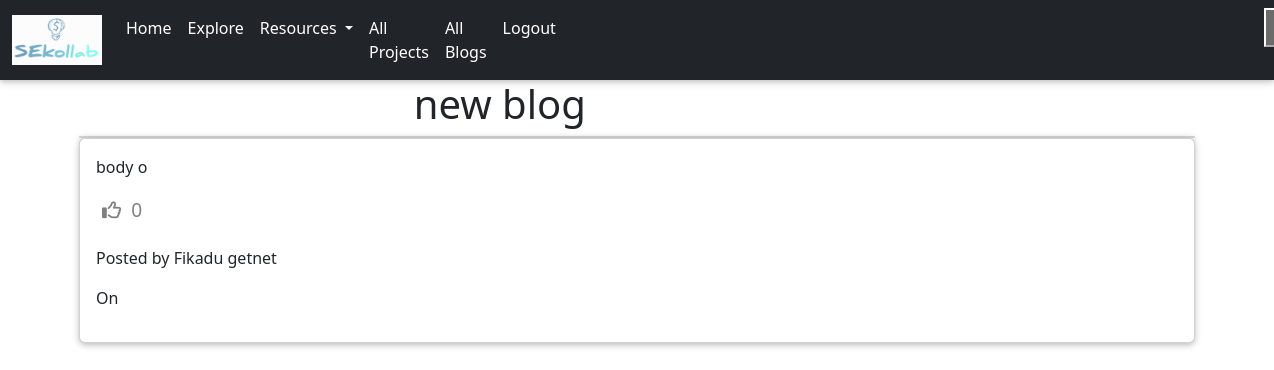
Page /blogs/2 (signed in) on the committed database.
### models.py (models this page shows)
class Blog(db.Model):
    __tablename__ = "blogs"
    id = Column(Integer, primary_key=True, autoincrement=True)
    user_id = Column(Integer, ForeignKey('users.id'))
    title = Column(String, nullable=False)
    subtitle = Column(String, nullable=False)
    content = Column(String, nullable=False)
    blog_image = Column(String)
    like = Column(Integer, nullable=False, default=0)
    date = Column(String, default=datetime.date.today().strftime("%B %d, %Y"))
    author = relationship("User", back_populates="blogs")
    user = relationship("User", back_populates="blogs")

class User(UserMixin, db.Model):
    __tablename__ = "users"
    id = Column(Integer, primary_key=True, autoincrement=True)
    email = Column(String(100), unique=True)
    username = Column(String)
    fname = Column(String(30), nullable=False)
    lname = Column(String(30), nullable=False)
    profile_photo = Column(String)
    about_me = Column(String, nullable=False)
    phone_number = Column(String(11), nullable=False)
    age = Column(String(11), nullable=False)
    status = Column(String, nullable=False)
    skills = Column(String, nullable=False)
    portfolio = Column(String)
    password = Column(String(100))
    date = Column(String, nullable=False, default=datetime.date.today().strftime("%B %d, %Y"))
    is_active = db.Column(db.Boolean, default=True)
    country = Column(String, nullable=False)
    City = Column(String, nullable=False)
    twitter = Column(String)
    github = Column(String)
    education_status = Column(String)
    employment_status=Column(String, nullable=False)
    blogs = relationship("Blog", back_populates="author")
    comments = relationship("Userscomment", back_populates="user")
    liked_blogs = relationship("Blog", secondary='liked_blogs', backref='liking_users')
    collabration = relationship("Collabration", back_populates="user")
    followers = relationship("Follower", foreign_keys="[Follower.user_id]",back_populates="followed_user")
    following = relationship("Follower", foreign_keys="[Follower.follower_id]", back_populates="follower")
    interests = relationship("Interest", back_populates="user")

### main.py (the view)
@app.route("/blogs/<id>", methods=["GET"])
@login_required
def Specficblog(id):
    blog = Blog.query.filter_by(id=id).first()
    user = User.query.filter_by(id=blog.user_id).first()
    liked = LikedBlog.query.filter_by(user_id=current_user.id, blog_id=blog.id).first()
    return render_template("specficblog.html", blog=blog, user=user, liked=liked)

### main.py (called while the page is built)
@login_manager.user_loader
def load_user(user_id):
    return User.query.get(int(user_id))

### templates/specficblog.html (shortened to what this page needs)
<!DOCTYPE html>
<html lang="en">
<head>
  <link rel="stylesheet" href="https://use.fontawesome.com/releases/v5.11.2/css/all.css">
  <link href="../static/css/bootstrap.min.css" rel="stylesheet">
  <link href="../static/css/mdb.min.css" rel="stylesheet">
  <link href="../static/css/style.min.css" rel="stylesheet">
        <link href="https://cdn.jsdelivr.net/npm/bootstrap@5.3.3/dist/css/bootstrap.min.css" rel="stylesheet">
</head>
<body >
{% include "navigationloggedin.html" %}
  <main class="mt- pt-0" >
    <div class="container">
      <section class="mt-6">
 <h1 style="margin-left: 30%;">{{ blog.title }}</h1>
        <div class="row">
          <div class="col-md-12 mb-4">
            <div class="card mb-12 wow fadeIn">
            </div>
            <div class="card mb-4 wow fadeIn">
              <div class="card-body">
                <p>{{ blog.content }}</p>
<button style="display: block;margin-bottom: 20px;background: none;
            border: none;" id="like" class="like-button" blog-id="{{ blog.id }}" blog-like="{{ blog.like }}">
                    <i id="icon" class="fa-regular fa-thumbs-up"></i>
                    <span style="" liked="{{ liked }}" id="numlike" class="like-count"></span>
                </button>
                  <p class="post-meta">Posted by {{ blog.author.fname  }} {{ blog.author.lname }}</p>
          <p class="post-meta">On {{ blog.Date }}</p>
              </div>
            </div>
          </div>
        </div>
      </section>
    </div>
  </main>
</body>
</html>

### templates/specficblog.html (style rules this page uses)
.like-button { background: none; border: none; color: grey; cursor: pointer; font-size: 1.2em; display: flex; align-items: center; }
.like-button .fa-thumbs-up { margin-right: 5px; transition: transform 0.2s ease-in-out; }
body { background-color:grey lighten-3; }

### rows in the picture
Blog: title "new blog", content "body o"
User: author.fname "Fikadu", author.lname "getnet"
